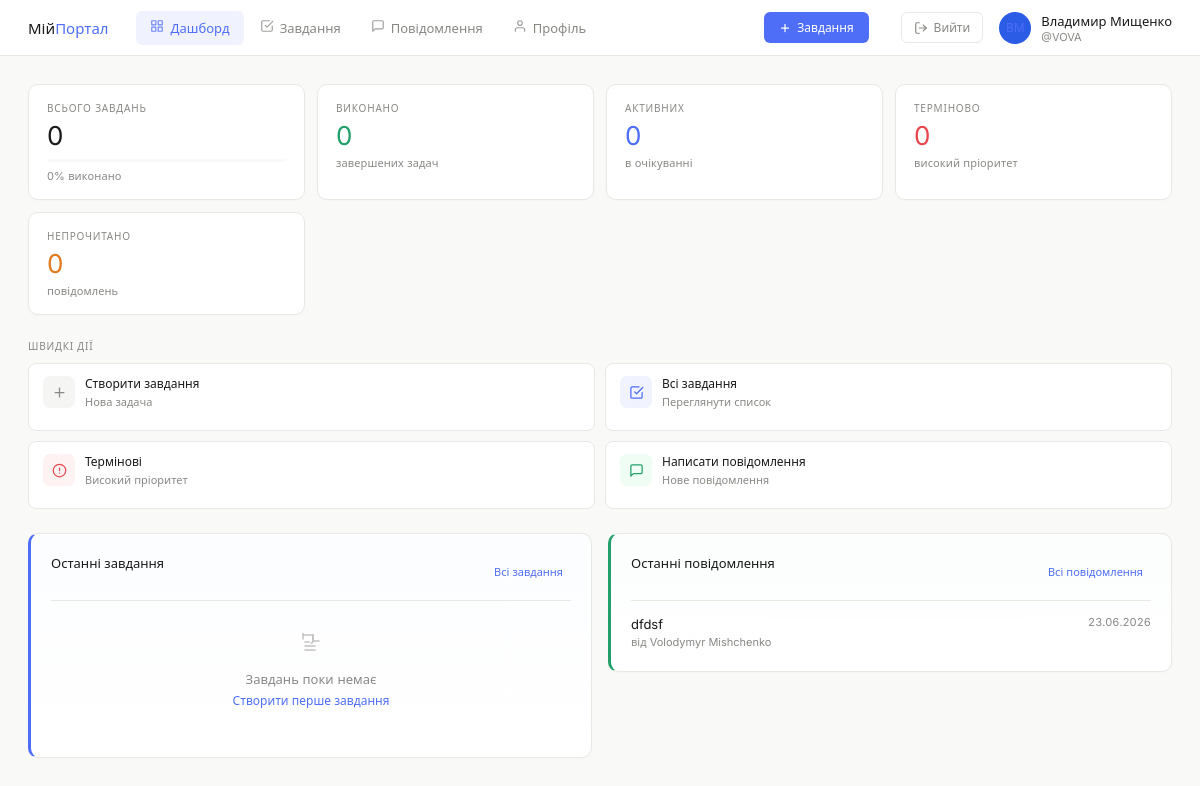
The app's page /dashboard/ (signed in) with its own data.
### registr/models.py (models this page shows, shortened)
class Profile(models.Model):
    user = models.OneToOneField(User, on_delete=models.CASCADE, related_name='profile')
    bio = models.TextField(blank=True, max_length=500)
    avatar = models.ImageField(upload_to='avatars/', blank=True, null=True)
    avatar_color = models.CharField(max_length=7, default='#2b5ce6')  # fallback color
    def get_initials(self):
        fn = self.user.first_name
        ln = self.user.last_name
        if fn and ln:
            return f'{fn[0]}{ln[0]}'.upper()
        return self.user.username[:2].upper()

class Message(models.Model):
    sender = models.ForeignKey(User, on_delete=models.CASCADE, related_name='sent_messages')
    recipient = models.ForeignKey(User, on_delete=models.CASCADE, related_name='received_messages')
    subject = models.CharField(max_length=200)
    body = models.TextField()
    is_read = models.BooleanField(default=False)
    created_at = models.DateTimeField(auto_now_add=True)
    class Meta:
        ordering = ['-created_at']

### registr/views.py (the view)
# urls.py: path('dashboard/', views.dashboard_view, name='dashboard'),
@login_required
def dashboard_view(request):
    profile = get_or_create_profile(request.user)
    now = timezone.now()
    week_ago = now - timedelta(days=7)
    notes = request.user.notes.all()
    total_notes = notes.count()
    done_notes = notes.filter(done=True).count()
    pending_notes = notes.filter(done=False).count()
    high_priority = notes.filter(priority='high', done=False).count()
    unread_messages = request.user.received_messages.filter(is_read=False).count()
    recent_notes = notes[:5]
    recent_messages = request.user.received_messages.select_related('sender')[:5]
    context = {
        'profile': profile,
        'total_notes': total_notes,
        'done_notes': done_notes,
        'pending_notes': pending_notes,
        'high_priority': high_priority,
        'unread_messages': unread_messages,
        'recent_notes': recent_notes,
        'recent_messages': recent_messages,
        'completion_pct': int(done_notes / total_notes * 100) if total_notes else 0,
    }
    return render(request, 'registr/dashboard.html', context)

### registr/views.py (called while the page is built)
def get_or_create_profile(user):
    profile, _ = Profile.objects.get_or_create(user=user)
    return profile

### templates/registr/dashboard.html (shortened to what this page needs)
{% extends 'registr/base.html' %}
{% load static %}
{% block extra_css %}
<link rel="stylesheet" href="{% static 'registr/css/dashboard.css' %}">
{% endblock %}
{% block topbar_actions %}
<a href="{% url 'notes' %}" class="btn btn-primary btn-sm">
  <svg width="12" height="12" viewBox="0 0 24 24" fill="none" stroke="currentColor" stroke-width="2.5" stroke-linecap="round" stroke-linejoin="round" style="flex-shrink:0"><line x1="12" y1="5" x2="12" y2="19"/><line x1="5" y1="12" x2="19" y2="12"/></svg>
  Завдання
</a>
{% endblock %}
{% block content %}
<div class="page-content">
  <div class="stat-grid">
    <div class="stat-card">
      <div class="stat-label">Всього завдань</div>
      <div class="stat-value">{{ total_notes|default:0 }}</div>
      <div class="progress-bar">
      </div>
      <div class="stat-sub">{{ completion_pct|default:0 }}% виконано</div>
    </div>
    <div class="stat-card">
      <div class="stat-label">Виконано</div>
      <div class="stat-value success">{{ done_notes|default:0 }}</div>
      <div class="stat-sub">завершених задач</div>
    </div>
    <div class="stat-card">
      <div class="stat-label">Активних</div>
      <div class="stat-value accent">{{ pending_notes|default:0 }}</div>
      <div class="stat-sub">в очікуванні</div>
    </div>
    <div class="stat-card">
      <div class="stat-label">Терміново</div>
      <div class="stat-value error">{{ high_priority|default:0 }}</div>
      <div class="stat-sub">високий пріоритет</div>
    </div>
    <div class="stat-card">
      <div class="stat-label">Непрочитано</div>
      <div class="stat-value warn">{{ unread_messages|default:0 }}</div>
      <div class="stat-sub">повідомлень</div>
    </div>
  </div>
  <div class="quick-actions">
    <div class="quick-actions-label">Швидкі дії</div>
    <div class="quick-actions-grid">
      <a href="{% url 'notes' %}" class="quick-action">
        <div class="quick-action-icon">
          <svg width="15" height="15" viewBox="0 0 24 24" fill="none" stroke="currentColor" stroke-width="2" stroke-linecap="round" stroke-linejoin="round"><line x1="12" y1="5" x2="12" y2="19"/><line x1="5" y1="12" x2="19" y2="12"/></svg>
        </div>
        <div>
          <div class="quick-action-title">Створити завдання</div>
          <div class="quick-action-sub">Нова задача</div>
        </div>
      </a>
      <a href="{% url 'notes' %}" class="quick-action">
        <div class="quick-action-icon bg-accent-light">
          <svg width="15" height="15" viewBox="0 0 24 24" fill="none" stroke="var(--color-accent)" stroke-width="2" stroke-linecap="round" stroke-linejoin="round"><polyline points="9 11 12 14 22 4"/><path d="M21 12v7a2 2 0 0 1-2 2H5a2 2 0 0 1-2-2V5a2 2 0 0 1 2-2h11"/></svg>
        </div>
        <div>
          <div class="quick-action-title">Всі завдання</div>
          <div class="quick-action-sub">Переглянути список</div>
        </div>
      </a>
      <a href="{% url 'notes' %}" class="quick-action">
        <div class="quick-action-icon bg-error-light">
          <svg width="15" height="15" viewBox="0 0 24 24" fill="none" stroke="var(--color-danger)" stroke-width="2" stroke-linecap="round" stroke-linejoin="round"><circle cx="12" cy="12" r="10"/><line x1="12" y1="8" x2="12" y2="12"/><line x1="12" y1="16" x2="12.01" y2="16"/></svg>
        </div>
        <div>
          <div class="quick-action-title">Термінові</div>
          <div class="quick-action-sub">Високий пріоритет</div>
        </div>
      </a>
      <a href="{% url 'messages_inbox' %}" class="quick-action">
        <div class="quick-action-icon bg-success-light">
          <svg width="15" height="15" viewBox="0 0 24 24" fill="none" stroke="var(--color-success)" stroke-width="2" stroke-linecap="round" stroke-linejoin="round"><path d="M21 15a2 2 0 0 1-2 2H7l-4 4V5a2 2 0 0 1 2-2h14a2 2 0 0 1 2 2z"/></svg>
        </div>
        <div>
          <div class="quick-action-title">Написати повідомлення</div>
          <div class="quick-action-sub">Нове повідомлення</div>
        </div>
      </a>
    </div>
  </div>
  <div class="two-col">
    <div class="recent-section tasks-section">
      <div class="section-header">
        <div class="section-title">Останні завдання</div>
        <a href="{% url 'notes' %}" class="section-link">Всі завдання</a>
      </div>
      <div class="recent-list">
        {% for note in recent_notes %}
        <div class="recent-item {% if note.done %}done-item{% endif %}">
          <span class="priority-dot p-{{ note.priority }}"></span>
          <span class="recent-item-text {% if note.done %}done-text{% endif %}">{{ note.title }}</span>
          <span class="recent-item-meta">{{ note.created_at|date:"d.m.Y" }}</span>
        </div>
        {% empty %}
        <div class="empty-state">
          <div class="empty-state-icon">
            <svg width="24" height="24" viewBox="0 0 24 24" fill="none" stroke="currentColor" stroke-width="1.5" stroke-linecap="round" stroke-linejoin="round"><path d="M14 2H6a2 2 0 0 1-2-2V6"/><path d="M14 2v6h6"/><path d="M14 2v6a2 2 0 0 1-2 2v0"/><path d="M16 13H6"/><path d="M16 17H6"/><path d="M10 9H6"/></svg>
          </div>
          <div class="empty-state-text">Завдань поки немає</div>
          <a href="{% url 'notes' %}" class="empty-state-link">Створити перше завдання</a>
        </div>
        {% endfor %}
      </div>
    </div>
    <div class="recent-section messages-section">
      <div class="section-header">
        <div class="section-title">Останні повідомлення</div>
        <a href="{% url 'messages_inbox' %}" class="section-link">Всі повідомлення</a>
      </div>
      <div class="recent-list">
        {% for msg in recent_messages %}
        <a href="{% url 'message_read' msg.pk %}" class="recent-item msg-item">
          <div class="msg-content">
            <div class="msg-subject {% if not msg.is_read %}unread-msg{% endif %}">{{ msg.subject }}</div>
            <div class="msg-sender">від {{ msg.sender.get_full_name|default:msg.sender.username }}</div>
          </div>
          <span class="recent-item-meta">{{ msg.created_at|date:"d.m.Y" }}</span>
        </a>
        {% endfor %}
      </div>
    </div>
  </div>
</div>
{% endblock %}

### templates/registr/base.html (shortened to what this page needs)
{% load static %}
<!DOCTYPE html>
<html lang="uk">
<head>
<link rel="stylesheet" href="{% static 'registr/css/base.css' %}">
{% block extra_css %}{% endblock %}
</head>
<body>
{% if user.is_authenticated %}
<header class="topbar">
  <div class="topbar-left">
    <div class="topbar-brand">Мій<span>Портал</span></div>
    <nav class="top-nav">
      <a href="{% url 'dashboard' %}" class="{% if request.resolver_match.url_name == 'dashboard' %}active{% endif %}">
        <span class="top-nav-icon">
          <svg width="14" height="14" viewBox="0 0 24 24" fill="none" stroke="currentColor" stroke-width="2" stroke-linecap="round" stroke-linejoin="round"><rect x="3" y="3" width="7" height="7"/><rect x="14" y="3" width="7" height="7"/><rect x="3" y="14" width="7" height="7"/><rect x="14" y="14" width="7" height="7"/></svg>
        </span>
        <span>Дашборд</span>
      </a>
      <a href="{% url 'notes' %}" class="{% if 'note' in request.resolver_match.url_name %}active{% endif %}">
        <span class="top-nav-icon">
          <svg width="14" height="14" viewBox="0 0 24 24" fill="none" stroke="currentColor" stroke-width="2" stroke-linecap="round" stroke-linejoin="round"><path d="M9 11l3 3L22 4"/><path d="M21 12v7a2 2 0 0 1-2 2H5a2 2 0 0 1-2-2V5a2 2 0 0 1 2-2h11"/></svg>
        </span>
        <span>Завдання</span>
      </a>
      <a href="{% url 'messages_inbox' %}" class="{% if 'message' in request.resolver_match.url_name %}active{% endif %}">
        <span class="top-nav-icon">
          <svg width="14" height="14" viewBox="0 0 24 24" fill="none" stroke="currentColor" stroke-width="2" stroke-linecap="round" stroke-linejoin="round"><path d="M21 15a2 2 0 0 1-2 2H7l-4 4V5a2 2 0 0 1 2-2h14a2 2 0 0 1 2 2z"/></svg>
        </span>
        <span>Повідомлення</span>
      </a>
      <a href="{% url 'profile' %}" class="{% if request.resolver_match.url_name == 'profile' %}active{% endif %}">
        <span class="top-nav-icon">
          <svg width="14" height="14" viewBox="0 0 24 24" fill="none" stroke="currentColor" stroke-width="2" stroke-linecap="round" stroke-linejoin="round"><path d="M20 21v-2a4 4 0 0 0-4-4H8a4 4 0 0 0-4 4v2"/><circle cx="12" cy="7" r="4"/></svg>
        </span>
        <span>Профіль</span>
      </a>
    </nav>
  </div>
  <div class="topbar-right">
    <div class="topbar-actions">{% block topbar_actions %}{% endblock %}</div>
    <form method="post" action="{% url 'logout' %}" class="logout-form">{% csrf_token %}
      <button type="submit" class="logout-btn">
        <svg width="14" height="14" viewBox="0 0 24 24" fill="none" stroke="currentColor" stroke-width="2" stroke-linecap="round" stroke-linejoin="round"><path d="M9 21H5a2 2 0 0 1-2-2V5a2 2 0 0 1 2-2h4"/><polyline points="16 17 21 12 16 7"/><line x1="21" y1="12" x2="9" y2="12"/></svg>
        <span>Вийти</span>
      </button>
    </form>
    {% with profile=user.profile %}
    <a href="{% url 'profile' %}" class="topbar-user">
      <div class="avatar avatar-ring" style="background:{{ profile.avatar_color }}">
        {% if profile.avatar %}<img src="{{ profile.avatar.url }}" alt="">
        {% else %}{{ profile.get_initials }}{% endif %}
      </div>
      <div class="topbar-user-info">
        <div class="topbar-user-name">{{ user.get_full_name|default:user.username }}</div>
        <div class="topbar-user-role">@{{ user.username }}</div>
      </div>
    </a>
    {% endwith %}
  </div>
</header>
{% endif %}
<div class="main-wrap">
  {% block content %}{% endblock %}
</div>
</body>
</html>

### static/registr/css/base.css (style rules this page uses)
:root { --font-sans: 'Inter', system-ui, -apple-system, BlinkMacSystemFont, 'Segoe UI', Roboto, 'Helvetica Neue', Arial, sans-serif; --font-mono: 'SF Mono', 'SFMono-Regular', Consolas, 'Liberation Mono', Menlo, monospace; --color-bg: #f9f9f7; --color-surface: #ffffff; --color-border: #e8e8e4; --color-accent: #4f6ef7; --color-accent-bg: #f0f3fe; --color-text-primary: #1a1a1a; --color-text-secondary: #888885; --color-success: #22a06b; --color-danger: #e5484d; --color-warning: #e07b1f; --color-text-tertiary: #888885; --color-success-light: #f0fdf4; --color-error-light: #fef2f2; --color-warning-light: #fefce8; --sidebar-width: 220px; --sidebar-hidden: 0px; --transition: 0.15s ease; --radius-sm: 6px; --radius-md: 8px; --radius-lg: 10px; }
*, *::before, *::after { box-sizing: border-box; margin: 0; padding: 0; }
html { scroll-behavior: smooth; -webkit-text-size-adjust: 100%; }
body { font-family: var(--font-sans); background: var(--color-bg); color: var(--color-text-primary); font-size: 14px; font-weight: 400; -webkit-font-smoothing: antialiased; -moz-osx-font-smoothing: grayscale; }
a { color: var(--color-accent); text-decoration: none; transition: color var(--transition); }
.main-wrap { margin-left: var(--sidebar-hidden); flex: 1; display: flex; flex-direction: column; min-height: 100vh; background: var(--color-bg); }
* { scrollbar-width: thin; scrollbar-color: var(--color-border) transparent; }
.avatar { width: 32px; height: 32px; border-radius: 50%; display: flex; align-items: center; justify-content: center; font-size: 12px; font-weight: 500; color: var(--color-accent); flex-shrink: 0; background: #e8ecfd; }
.topbar { height: 56px; background: var(--color-surface); border-bottom: 1px solid var(--color-border); padding: 0 28px; display: flex; align-items: center; justify-content: space-between; position: sticky; top: 0; z-index: 100; }
.topbar-brand { font-size: 15px; font-weight: 500; color: var(--color-text-primary); }
.topbar-brand span { color: var(--color-accent); }
.topbar-actions { display: flex; align-items: center; gap: 12px; }
.topbar-user { display: flex; align-items: center; gap: 10px; }
.topbar-right { display: flex; align-items: center; gap: 16px; }
.topbar-user-info { flex: 1; min-width: 0; }
.topbar-user-name { font-size: 13px; font-weight: 500; color: var(--color-text-primary); white-space: nowrap; overflow: hidden; text-overflow: ellipsis; }
.topbar-user-role { font-size: 11px; color: var(--color-text-secondary); }
.page-content { padding: 28px; flex: 1; background: var(--color-bg); }
.two-col { display: grid; grid-template-columns: 1fr 1fr; gap: 28px; }
.section-title { font-size: 12px; font-weight: 500; margin-bottom: 16px; color: var(--color-text-primary); }
.btn { padding: 7px 14px; border: 1px solid transparent; font-size: 14px; font-weight: 500; cursor: pointer; border-radius: 6px; transition: all var(--transition); display: inline-flex; align-items: center; justify-content: center; gap: 6px; text-decoration: none; font-family: inherit; background: transparent; }
.btn-primary { background: var(--color-accent); color: #fff; border-color: transparent; }
.btn-sm { padding: 6px 14px; font-size: 12px; }
.topbar-left { display: flex; align-items: center; gap: 28px; flex: 1; min-width: 0; }
.top-nav { display: flex; align-items: center; gap: 2px; height: 100%; flex-shrink: 0; }
.top-nav a { display: inline-flex; align-items: center; gap: 6px; padding: 6px 14px; font-size: 13px; font-weight: 400; color: var(--color-text-secondary); text-decoration: none; border-radius: 6px; transition: all var(--transition); white-space: nowrap; height: 34px; }
.top-nav a.active { color: var(--color-accent); font-weight: 500; background: var(--color-accent-bg); }
.top-nav-icon { font-size: 14px; opacity: 0.8; flex-shrink: 0; }
.logout-form { display: inline; }
.logout-btn { display: inline-flex; align-items: center; gap: 6px; padding: 6px 12px; font-size: 12px; font-weight: 400; font-family: inherit; color: var(--color-text-secondary); background: transparent; border: 1px solid var(--color-border); border-radius: 6px; cursor: pointer; transition: all var(--transition); white-space: nowrap; }

### records on screen
Profile: get_initials "ВМ"
Message: subject "dfdsf", sender.get_full_name "Volodymyr Mishchenko", created_at "23.06.2026"

### other values on screen
{{ user.get_full_name|default:user.username }} "Владимир Мищенко"
{{ user.username }} "VOVA"
{{ total_notes|default:0 }} "0"
{{ completion_pct|default:0 }} "0"
{{ done_notes|default:0 }} "0"
{{ pending_notes|default:0 }} "0"
{{ high_priority|default:0 }} "0"
{{ unread_messages|default:0 }} "0"
